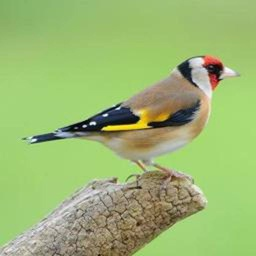
#> input picture Unit07/data/bird.jpg, 256 x 256 px, shrunk from 1024 x 1024 before the run
$ jupyter execute '7.4_Kmeans_Image segmentation_實戰.ipynb'
#> lines starting #> are read from the running program, lines starting #| are printed output that depends on the picture
[cell 1]
import numpy as np
import matplotlib.pyplot as plt
import cv2
from sklearn.cluster import KMeans

## 請安裝
> pip install opencv-python

# Problem : K-Means Clustering
**K-Means Clustering** is an unsupervised learning algorithm for data grouping. In image segmen- tation, it can be applied to partition image pixels into different groups based on the associated pixel values or features. In this problem, you will learn how to segment the provided image by using K-means clustering.

[cell 2]
img = cv2.imread('data/bird.jpg')
#> img is the input picture: shape (256, 256, 3); mean B, G, R 113.7, 183.4, 155.5
img = cv2.cvtColor(img, cv2.COLOR_BGR2RGB)

## 1-1. cluster with only RGB values

[cell 3]
def km_clust(array, n_clusters):
    # Define the k-means clustering problem
    k_m = KMeans(n_clusters = n_clusters)
    # Solve the k-means clustering problem
    k_m.fit(array)
    # Get the coordinates of the clusters centres
    center = k_m.cluster_centers_
    # Get the label of each point
    label = k_m.labels_
    return(label, center)

[cell 4]
H, W, C = img.shape
#> H = 256; W = 256; C = 3
print(img.shape)
#| (256, 256, 3)
Z = img.reshape((-1,3))
list_K = [2,4,8,16,32]
plt.figure(figsize=(16,12))

for i,K in enumerate(list_K):
    label, center = km_clust(Z, K)
    #print(label,center)
    center = np.uint8(center[:,:3])
    res = center[label]
    res = res.reshape(img.shape)

    plt.subplot(1,len(list_K),i+1)
    plt.title("K={}".format(K))
    plt.imshow(res)
#> this loop made 5 passes
#> center on pass 1: [[107, 95, 71], [163, 197, 120]]
#> pass 1, `res = res.reshape(img.shape)`:
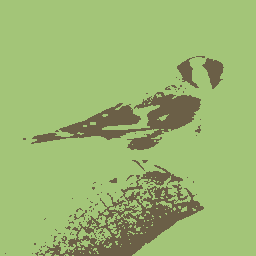
#> res: shape (256, 256, 3); mean R, G, B 155.2, 182.7, 113.1
#> pass 2, `res = res.reshape(img.shape)`:
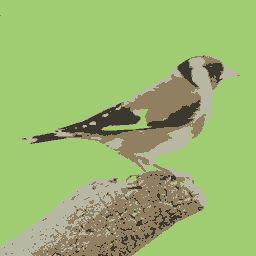
#> res: shape (256, 256, 3); mean R, G, B 154.9, 182.8, 113
#> pass 3, `res = res.reshape(img.shape)`:
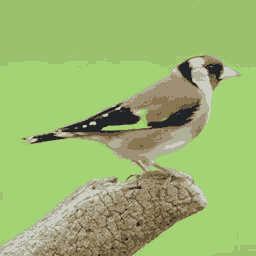
#> res: shape (256, 256, 3); mean R, G, B 154.9, 182.7, 113.4
plt.show()
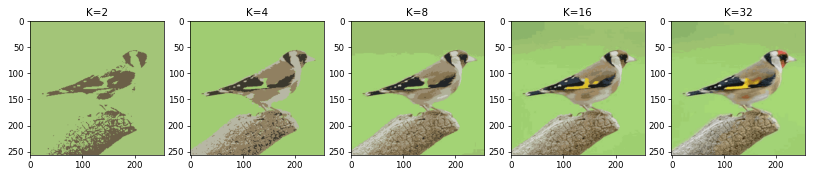
#> figure drawn by matplotlib, 5 panels

## 1-2. cluster with RGB values and the location

[cell 5]
h, w, c = img.shape
#> h = 256; w = 256; c = 3

#Added location feature
Z = np.zeros((h, w, c+2))
for h in range(len(img)):
    for w in range(len(img[h])):
        Z[h][w] = np.append(img[h][w], [[h], [w]])
Z = Z.reshape(-1, 5)


list_K2 = [2,4,8,16,32]
plt.figure(figsize=(16,12))

for i,K in enumerate(list_K2):
    label, center = km_clust(Z, K)
    #print(label,center)
    center = np.uint8(center[:,:3])
    res = center[label]
    res = res.reshape(img.shape)

    plt.subplot(1,len(list_K2),i+1)
    plt.title("K={}".format(K))
    plt.imshow(res)
#> this loop made 5 passes
#> center on pass 1: [[153, 174, 108], [157, 192, 119]]
#> pass 1, `res = res.reshape(img.shape)`:
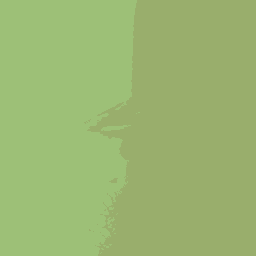
#> res: shape (256, 256, 3); mean R, G, B 154.9, 182.5, 113.2
#> pass 2, `res = res.reshape(img.shape)`:
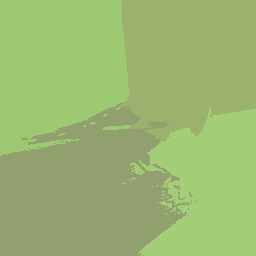
#> res: shape (256, 256, 3); mean R, G, B 154.7, 182.8, 113
#> pass 3, `res = res.reshape(img.shape)`:
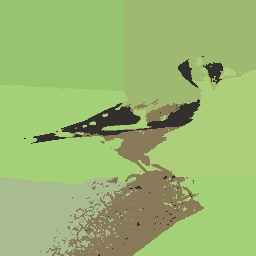
#> res: shape (256, 256, 3); mean R, G, B 154.9, 182.9, 113.3
plt.show()
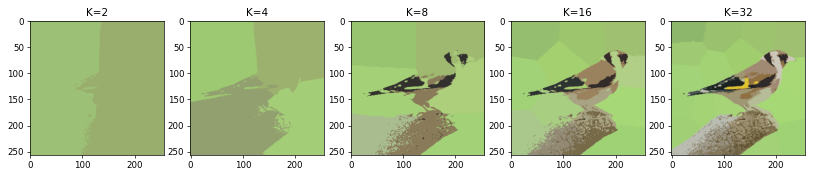
#> figure drawn by matplotlib, 5 panels

## 1-3. explain the differences between the two methods under the same K.

[cell 6]
h, w, c = img.shape

#Added location feature
Z = np.zeros((h, w, c+2))
for h in range(len(img)):
    for w in range(len(img[h])):
        Z[h][w] = np.append(img[h][w], [[h/4], [w/4]])
Z = Z.reshape(-1, 5)


list_K3 = [2,4,8,16,32]
plt.figure(figsize=(16,12))

for i,K in enumerate(list_K3):
    label, center = km_clust(Z, K)
    #print(label,center)
    center = np.uint8(center[:,:3])
    res = center[label]
    res = res.reshape(img.shape)

    plt.subplot(1,len(list_K3),i+1)
    plt.title("K={}".format(K))
    plt.imshow(res)
#> this loop made 5 passes
#> center on pass 1: [[163, 197, 120], [108, 96, 71]]
#> pass 2, `res = res.reshape(img.shape)`:
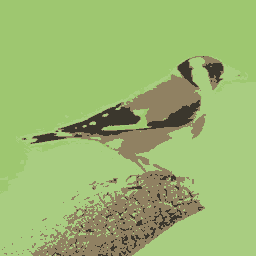
#> res: shape (256, 256, 3); mean R, G, B 155.2, 183, 113
#> pass 3, `res = res.reshape(img.shape)`:
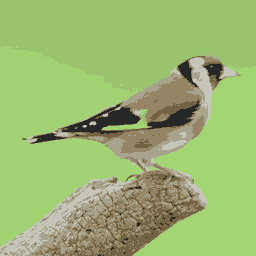
#> res: shape (256, 256, 3); mean R, G, B 154.9, 183.1, 113.1
plt.show()
